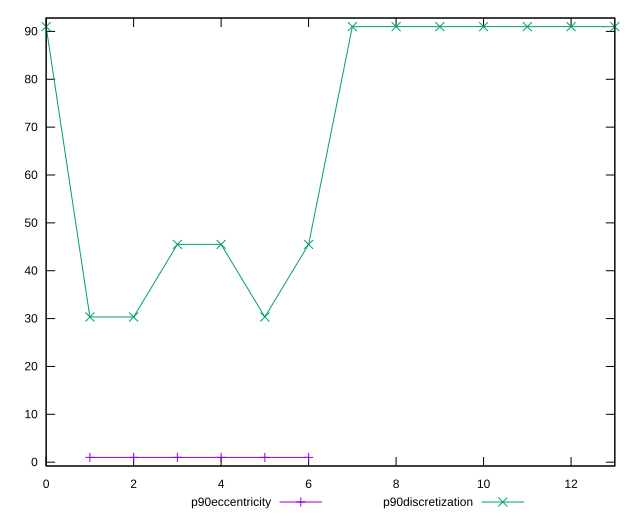

Source code (gnuplot):
reset

$p90Eccentricity <<EOF
1 1.0000000000000027
2 1.0000000000000016
3 0.9999999999999981
4 1.0000000000000009
5 1.0000000000000007
6 1.0000000000000004
EOF

$p90Discretization <<EOF
0 91
1 30.333333333333332
2 30.333333333333332
3 45.5
4 45.5
5 30.333333333333332
6 45.5
7 91
8 91
9 91
10 91
11 91
12 91
13 91
EOF

set key outside below
set xrange [0:13]
set yrange [-0.8000000000000019:92.8]
set trange [-0.8000000000000019:92.8]
set terminal svg size 640, 520 enhanced background rgb 'white'
set output "reprap/uses-webp-images/progression/eccentricity.svg"

plot $p90Eccentricity title "p90eccentricity" with linespoints, \
     $p90Discretization title "p90discretization" with linespoints

reset
